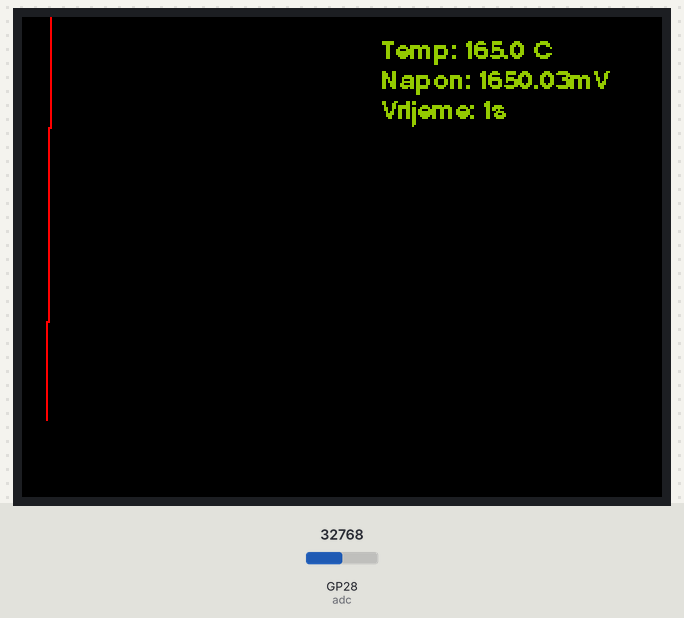
Simulated run of this program. Board: Raspberry Pi Pico running MicroPython. Shown: 320×240 colour display. The inputs (shaded band) are chosen by the test bench; at power-on: GP28 (adc) = 32768 (analog values on the 0–65535 scale). Library files of the repository ran but are not shown: ili934xnew.py, glcdfont.py, tt14.py, tt24.py, tt32.py, gfx.py; what the program prints to the serial console is not drawn.

Above: at 4.5 s.
4.6 s: GP28 (adc) set to 7864
At 6.4 s:
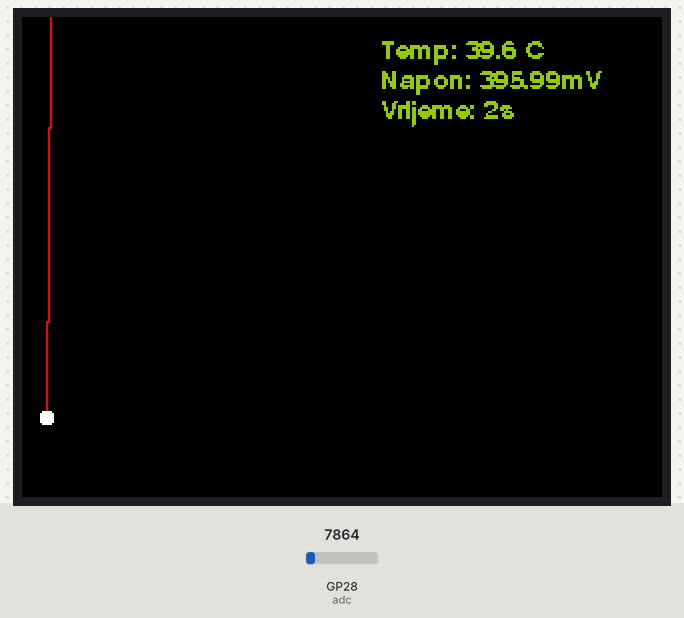
6.6 s: GP28 (adc) set to 0
At 8.5 s:
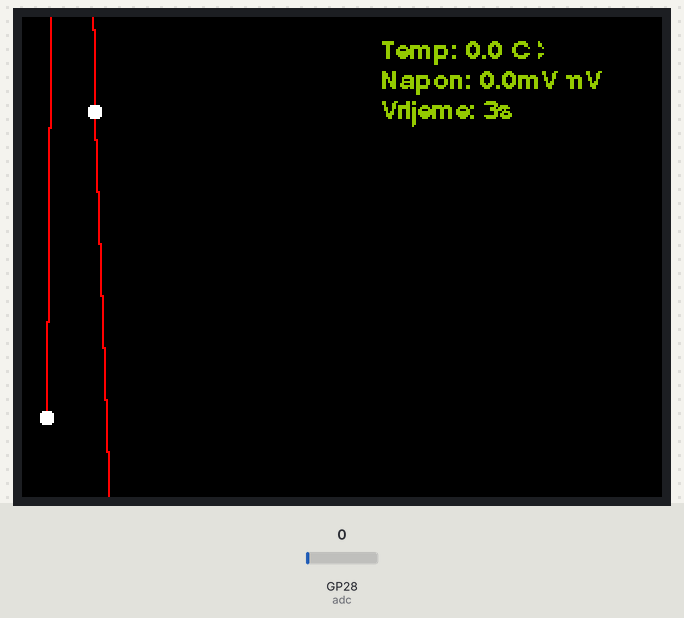
8.6 s: GP28 (adc) set to 32767
At 10.9 s:
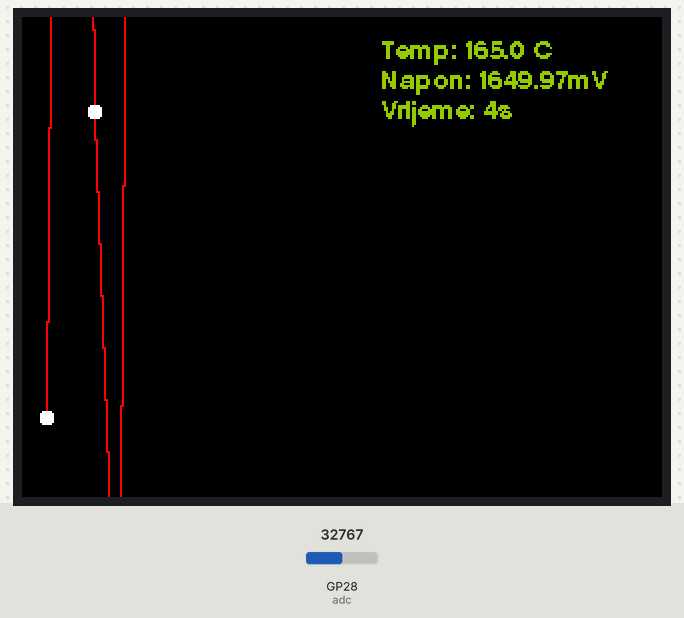
Timing chart, 0 to 12.4 s (numbered marks = the images above; inputs shaded):
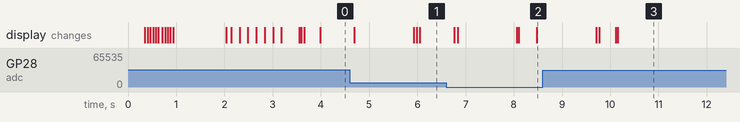

The program:

z2.py
```python
from ili934xnew import ILI9341, color565
from machine import Pin, SPI
from micropython import const
import os
import glcdfont
import tt14
import tt24
import tt32
import time
import gfx

from machine import ADC
adc = ADC(Pin(28))

# Dimenzije displeja
SCR_WIDTH = const(320)
SCR_HEIGHT = const(240)
SCR_ROT = const(2)
CENTER_Y = int(SCR_WIDTH/2)
CENTER_X = int(SCR_HEIGHT/2)

print(os.uname())

# Podešenja SPI komunikacije sa displejem
TFT_CLK_PIN = const(18)
TFT_MOSI_PIN = const(19)
TFT_MISO_PIN = const(16)
TFT_CS_PIN = const(17)
TFT_RST_PIN = const(20)
TFT_DC_PIN = const(15)

# Fontovi na raspolaganju
fonts = [glcdfont, tt14, tt24, tt32]
text = 'RPi Pico/ILI9341'
print(text)

print("Fontovi:")
for f in fonts:
    print(f.__name__)

spi = SPI(0,
          baudrate=62500000,
          miso=Pin(TFT_MISO_PIN),
          mosi=Pin(TFT_MOSI_PIN),
          sck=Pin(TFT_CLK_PIN))
print(spi)

display = ILI9341(spi,
                  cs=Pin(TFT_CS_PIN),
                  dc=Pin(TFT_DC_PIN),
                  rst=Pin(TFT_RST_PIN),
                  w=SCR_WIDTH,
                  h=SCR_HEIGHT,
                  r=SCR_ROT)

# Brisanje displeja i odabir pozicije (0,0)
display.erase()
display.set_pos(0,0)

# Ispis teksta različitim fontovima, počevši od odabrane pozicije
for ff in fonts:
    display.set_font(ff)
    display.print(text)

# Ispis teksta u drugoj boji
display.set_font(tt14)
display.set_color(color565(150, 200, 0), color565(0, 0, 0))
time.sleep(1)

#Brisanje displeja
display.erase()

# Dodatna funkcija za crtanje kružnice ispisom pojedinačnih piksela
display.set_font(tt14)
display.erase()

# Različita orijentacija teksta na displeju
display.set_pos(10,100)
display.rotation=0
display.erase()
display.set_pos(10,100)
display.rotation=1
display.init()
display.erase()
display.set_pos(10,100)
display.rotation=2
display.init()
display.erase()
display.set_pos(10,100)
display.rotation=3
display.init()
display.erase()

display.set_pos(10,100)
display.rotation=4
display.init()
display.erase()
display.set_pos(10,100)
display.rotation=5
display.init()
display.erase()
display.set_pos(10,100)
display.rotation=6
display.init()
display.erase()
display.set_pos(10,100)
display.rotation=7
display.init()
display.erase()

def linija(x0, y0, x1, y1, color):
    dx = abs(x1 - x0)
    dy = abs(y1 - y0)
    sx = -1 if x0 > x1 else 1
    sy = -1 if y0 > y1 else 1
    err = dx - dy

    while True:
        display.pixel(x0, y0, color)
        display.pixel(x0, y0+1, color)

        if x0 == x1 and y0 == y1:
            break

        e2 = 2 * err
        if e2 > -dy:
            err -= dy
            x0 += sx
        if e2 < dx:
            err += dx
            y0 += sy

def fast_hline(x, y, width, color):
    display.fill_rectangle(x, y, width, 1, color)

def fast_vline(x, y, height, color):
    display.fill_rectangle(x, y, 1, height, color)

def draw_circle(xpos0, ypos0, rad, col=color565(255, 255, 255)):
    x = rad - 1
    y = 0
    dx = 1
    dy = 1
    err = dx - (rad << 1)
    while x >= y:
        # Prikaz pojedinačnih piksela
        display.pixel(xpos0 + x, ypos0 + y, col)
        display.pixel(xpos0 + y, ypos0 + x, col)
        display.pixel(xpos0 - y, ypos0 + x, col)
        display.pixel(xpos0 - x, ypos0 + y, col)
        display.pixel(xpos0 - x, ypos0 - y, col)
        display.pixel(xpos0 - y, ypos0 - x, col)
        display.pixel(xpos0 + y, ypos0 - x, col)
        display.pixel(xpos0 + x, ypos0 - y, col)
        if err <= 0:
            y += 1
            err += dy
            dy += 2
        if err > 0:
            x -= 1
            dx += 2
            err += dx - (rad << 1)

def line(self, x0, y0, x1, y1, *args, **kwargs):
# Line drawing function. Will draw a single pixel wide line starting at
# x0, y0 and ending at x1, y1.
    steep = abs(y1 - y0) > abs(x1 - x0)
    if steep:
        x0, y0 = y0, x0
        x1, y1 = y1, x1
    if x0 > x1:
        x0, x1 = x1, x0
        y0, y1 = y1, y0
    dx = x1 - x0
    dy = abs(y1 - y0)
    err = dx // 2
    ystep = 0
    if y0 < y1:
        ystep = 1
    else:
        ystep = -1
    while x0 <= x1:
        if steep:
            self._pixel(y0, x0, *args, **kwargs)
        else:
            self._pixel(x0, y0, *args, **kwargs)
        err -= dy
        if err < 0:
            y0 += ystep
            err += dx
        x0 += 1

def lines():
    display.fill_rectangle(0,0,SCR_WIDTH,SCR_HEIGHT, color565(0,0,0))
    display.set_font(tt24)
    display.set_color(color565(255,255,255), color565(0,0,0))
    display.set_pos(14, 180)
    display.print("20")
    display.set_pos(14, 100)
    display.print("30")
    display.set_pos(14, 20)
    display.print("40")
    display.set_color(color565(255,255,255), color565(255,255,255))
    display.fill_rectangle(10,10,2,220, color565(255,255,255))
    display.fill_rectangle(5,200,285,2, color565(255,255,255))


graphics = gfx.GFX(240, 320, display.pixel, hline=fast_hline, vline=fast_vline)

#graphics.line(0, 0, 239, 319, color565(255, 0, 0))
t = 0
t_act = 0
vrijeme = 5
t=0
temp_tac = (12,200)
while True :
    t += 1
    t_act += 1
    volt = round(adc.read_u16()*3300/65535,2)
    tmp = round(volt/10,1)
    display.set_pos(180,10)
    display.rotation=1
    display.init()
    display.print('Temp: '+ str(tmp) + " C")
    display.print('Napon: ' + str(volt) + 'mV')
    display.print('Vrijeme: ' + str(t) + 's')
    x = 12 + t * 12
    y = 199 + (20 - int(tmp)) * 8

    #graphics.line(20,20,20,100)

    linija(temp_tac[0],temp_tac[1],x,y,color565(255,0,0))
    for i in range(5):
        draw_circle(temp_tac[0], temp_tac[1],i,color565(255,255,255))
    for i in range(5):
        draw_circle(x, y,i,color565(255,0,0))
    temp_tac=(x,y)
    #if t%23 == 0:
    #    t=0
    #    lines()
    #    temp_tac=(x-23*12,y)
    time.sleep(1)
```
